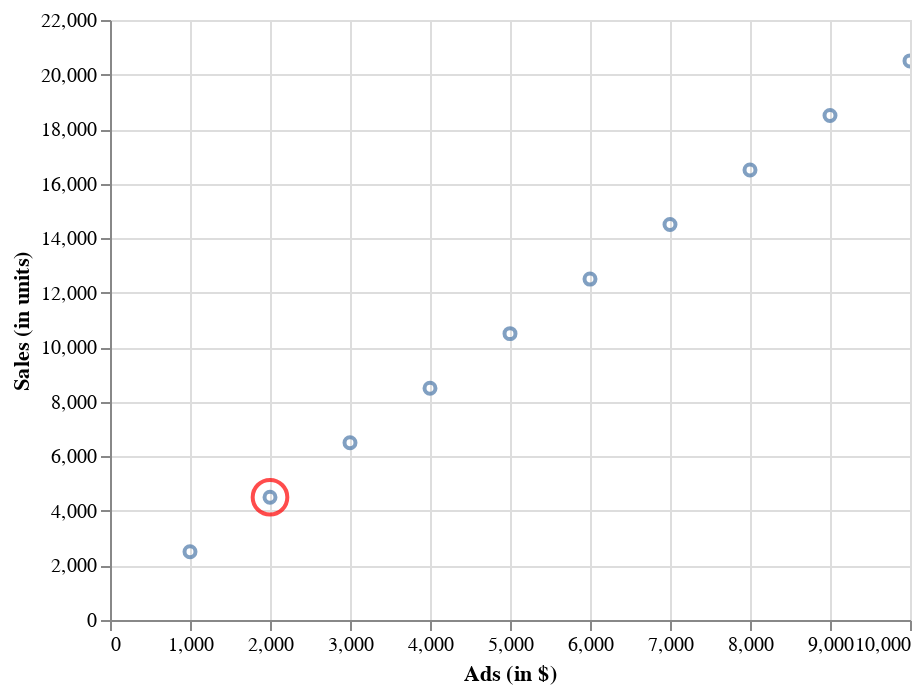

Notebook code for this chart:
### Markdown cell above
What is your sales prediction for tv ad spendings of 2000?

- calculate a prediction for sales using ad spendings of 2000
- in your code, use the variables `number_0` and `number_1` to obtain your prediction
- save the result as `sales_prediction`

Hint:

---

```python

number_0 = ___
number_1 = ___
ad_spendings = ___

sales_prediction = number_0 + number_1 * ad_spendings

```

---

### Code cell
callout = alt.Chart(df.iloc[1:2]).mark_point(
    color='red', size=300, tooltip="Ads = 2000, Sales = 4500"
).encode(
    x=alt.X('ads', axis=alt.Axis(title='Ads (in $)')),
    y=alt.Y('sales', axis=alt.Axis(title="Sales (in units)"))
)

chart + callout

### Figure 1 — Vega-Lite specification as saved in the notebook (floating-point values rounded to 4 significant figures)
{"config": {"view": {"continuousWidth": 400, "continuousHeight": 300}}, "layer": [{"data": {"name": "data-f926378e94df973e31740dd0ff4004df"}, "mark": "point", "encoding": {"tooltip": [{"field": "ads", "type": "quantitative"}, {"field": "sales", "type": "quantitative"}], "x": {"axis": {"title": "Ads (in $)"}, "field": "ads", "type": "quantitative"}, "y": {"axis": {"title": "Sales (in units)"}, "field": "sales", "type": "quantitative"}}, "selection": {"selector001": {"type": "interval", "bind": "scales", "encodings": ["x", "y"]}}}, {"data": {"name": "data-ff15a5032d34ac55aede39568eae4b25"}, "mark": {"type": "point", "color": "red", "size": 300, "tooltip": "Ads = 2000, Sales = 4500"}, "encoding": {"x": {"axis": {"title": "Ads (in $)"}, "field": "ads", "type": "quantitative"}, "y": {"axis": {"title": "Sales (in units)"}, "field": "sales", "type": "quantitative"}}}], "$schema": "https://vega.github.io/schema/vega-lite/v4.17.0.json", "datasets": {"data-f926378e94df973e31740dd0ff4004df": [{"sales": 2500, "ads": 1000}, {"sales": 4500, "ads": 2000}, {"sales": 6500, "ads": 3000}, {"sales": 8500, "ads": 4000}, {"sales": 10500, "ads": 5000}, {"sales": 12500, "ads": 6000}, {"sales": 14500, "ads": 7000}, {"sales": 16500, "ads": 8000}, {"sales": 18500, "ads": 9000}, {"sales": 20500, "ads": 10000}], "data-ff15a5032d34ac55aede39568eae4b25": [{"sales": 4500, "ads": 2000}]}}
